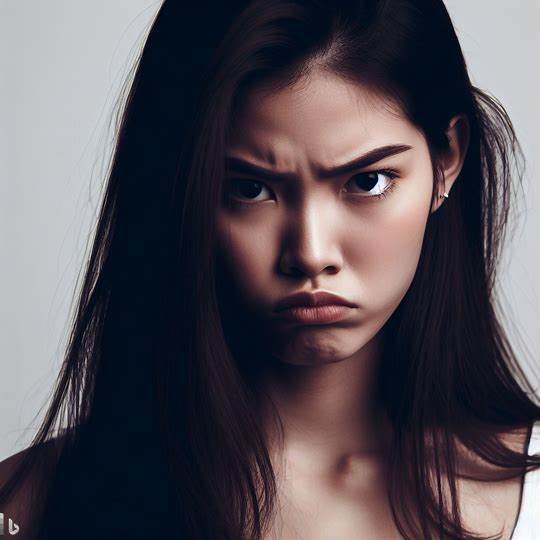
#> input picture reconocimiento-de-patrones/app-emotion-recognition/datasets/train/angry/16.jpg, 540 x 540 px; its folder holds only this picture in this run
$ python model.py   (older library calls are emulated)
#> lines starting #> are read from the running program, lines starting #| are printed output that depends on the picture
import os
import cv2
import joblib
import numpy as np
from sklearn.metrics import confusion_matrix
from sklearn.preprocessing import StandardScaler
from sklearn.neighbors import KNeighborsClassifier
from skimage.feature import graycomatrix, graycoprops, local_binary_pattern
from sklearn.metrics import accuracy_score, classification_report

# Función para calcular coarseness
def calculate_coarseness(image):
    try:
        image = image.astype('int32')
        m, n = image.shape
        coarseness = np.max(image) - np.min(image)
        return coarseness / (m * n)
    except Exception as e:
        print(f"Error en calculate_coarseness: {str(e)}")
        return None

# Función para calcular directionality de Tamura
def calculate_directionality(image):
    try:
        image = image.astype('int32')
        m, n = image.shape
        grad_x = np.gradient(image, axis=1)
        grad_y = np.gradient(image, axis=0)
        directionality = np.sum(np.abs(grad_x)) + np.sum(np.abs(grad_y))
        return directionality / (m * n)
    except Exception as e:
        print(f"Error en calculate_directionality: {str(e)}")
        return None

# Función para extraer características
def extract_features(image_path):
#> called with image_path = 'datasets/train/angry/16.jpg'
    try:
        image = cv2.imread(image_path, cv2.IMREAD_GRAYSCALE)
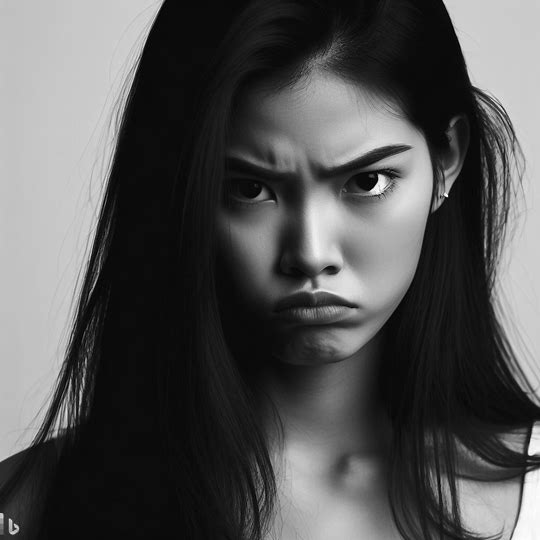
#> image: shape (540, 540); min 0, max 255, mean 83.8

        if image is None:
            raise Exception("No se pudo cargar la imagen correctamente")

        # Calcular la matriz de concurrencia
        glcm = graycomatrix(image, [1], [0], symmetric=True, normed=True)
        contrast = graycoprops(glcm, 'contrast')[0, 0]
#> contrast = 125.2
        dissimilarity = graycoprops(glcm, 'dissimilarity')[0, 0]
#> dissimilarity = 4.01
        homogeneity = graycoprops(glcm, 'homogeneity')[0, 0]
#> homogeneity = 0.529
        ASM = graycoprops(glcm, 'ASM')[0, 0]
#> ASM = 0.0188
        energy = graycoprops(glcm, 'energy')[0, 0]
#> energy = 0.137

        # Calcular características de Tamura
        coarseness = calculate_coarseness(image)
#> in calculate_coarseness, `coarseness = np.max(image) - np.min(image)`: coarseness = 255
#> coarseness = 0.000874
        directionality = calculate_directionality(image)
#> in calculate_directionality, `grad_x = np.gradient(image, axis=1)`:
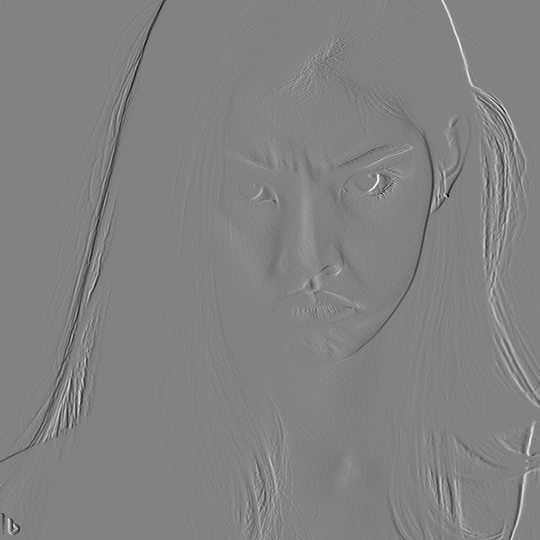
#> grad_x: shape (540, 540) float64; min -120, max 115, mean 0; drawn with min black and max white
#> in calculate_directionality, `grad_y = np.gradient(image, axis=0)`:
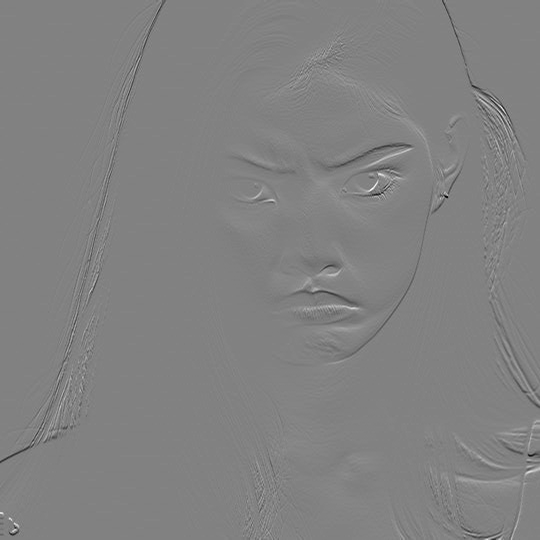
#> grad_y: shape (540, 540) float64; min -119, max 114.5, mean 0; drawn with min black and max white
#> in calculate_directionality, `directionality = np.sum(np.abs(grad_x)) + np.sum(np.abs(grad_y))`: directionality = 1537374
#> directionality = 5.27

        """
        # Calcular características LBP
        radius = 1
        n_points = 8 * radius
        lbp_image = local_binary_pattern(image, n_points, radius, method='uniform')
        lbp_histogram, _ = np.histogram(lbp_image, bins=np.arange(0, n_points + 3), range=(0, n_points + 2))
        """
        # Concatenar todas las características
        all_features = [contrast, dissimilarity, homogeneity, ASM, energy, coarseness, directionality]
#> all_features = [125.2, 4.01, 0.529, 0.0188, 0.137, 0.000874, 5.27]

        """ all_features += list(lbp_histogram) """

        return all_features
    except Exception as e:
        print(f"Error al procesar la imagen {image_path}: {str(e)}")
        return None

# Directorios de datos
train_emotions = 'datasets/train'
test_emotions = 'datasets/test'

# Función para cargar imágenes y etiquetas
def load_images_and_labels(emotion_folder, data):
    for emotion in os.listdir(emotion_folder):
        emotion_path = os.path.join(emotion_folder, emotion)
        for image_name in os.listdir(emotion_path):
            image_path = os.path.join(emotion_path, image_name)
            try:
                image = extract_features(image_path)
#> image has the same summary as all_features in extract_features
                if image is not None:
                    data['X'].append(image)
                    data['y'].append(emotion)
            except Exception as e:
                print(f"Error al cargar la imagen {image_path}: {str(e)}")
#> pass 2 of the loop in load_images_and_labels, `for emotion in os.listdir(emotion_folder):`:
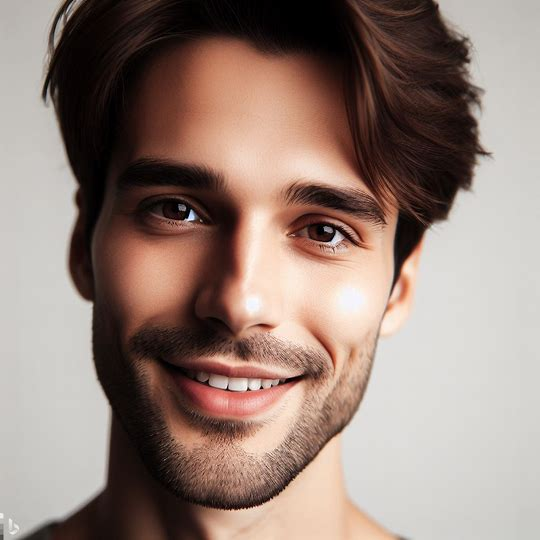
#> input picture reconocimiento-de-patrones/app-emotion-recognition/datasets/train/happy/1.jpg, 540 x 540 px
#> in extract_features (call 2), `image = cv2.imread(image_path, cv2.IMREAD_GRAYSCALE)`:
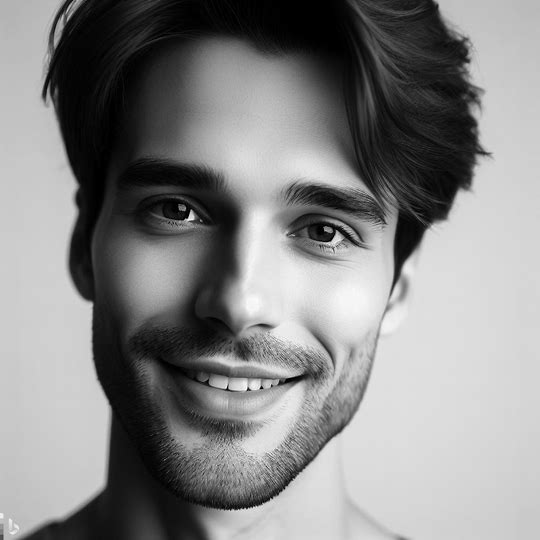
#> image: shape (540, 540); min 0, max 255, mean 134.5
#> contrast = 81.38
#> dissimilarity = 3.68
#> homogeneity = 0.538
#> ASM = 0.00536
#> energy = 0.0732
#> in calculate_directionality (call 2), `grad_y = np.gradient(image, axis=0)`:
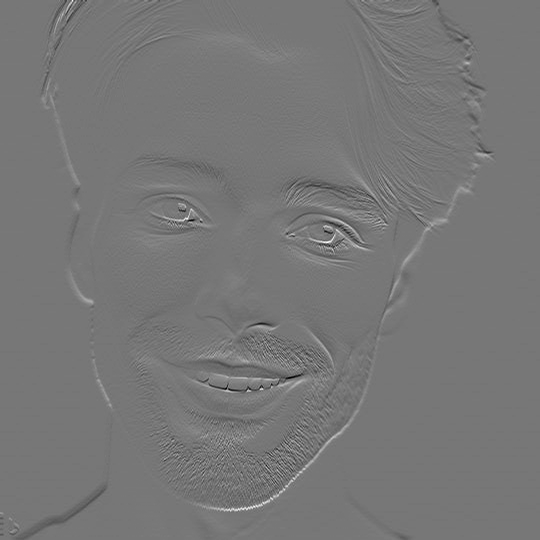
#> grad_y: shape (540, 540) float64; min -99.5, max 113.5, mean 0.1; drawn with min black and max white
#> in calculate_directionality (call 2), `directionality = np.sum(np.abs(grad_x)) + np.sum(np.abs(grad_y))`: directionality = 1621738
#> in extract_features (call 2), `directionality = calculate_directionality(image)`: directionality = 5.56
#> all_features = [81.38, 3.68, 0.538, 0.00536, 0.0732, 0.000874, 5.56]
#> in load_images_and_labels, `image = extract_features(image_path)`: image has the same summary as all_features in extract_features

# Cargar imágenes y etiquetas de entrenamiento y prueba
data_train = {'X': [], 'y': []}
load_images_and_labels(train_emotions, data_train)

data_test = {'X': [], 'y': []}
load_images_and_labels(test_emotions, data_test)
#> (the run stopped early here; a loop or call above may not have finished)
